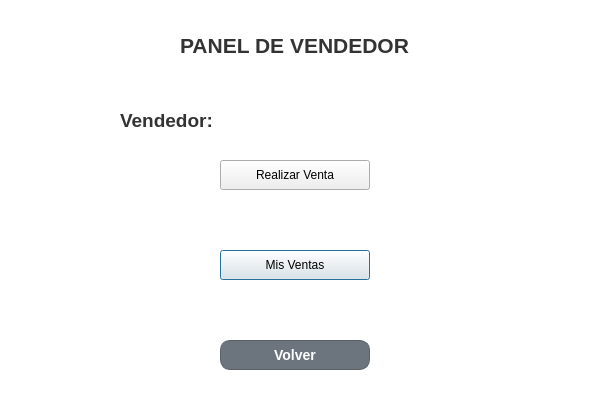
<?xml version="1.0" encoding="UTF-8"?>
<ui version="4.0">
 <class>Dialog</class>
 <widget class="QDialog" name="Dialog">
  <property name="geometry">
   <rect>
    <x>0</x>
    <y>0</y>
    <width>600</width>
    <height>420</height>
   </rect>
  </property>
  <property name="windowTitle">
   <string>Dialog</string>
  </property>
  <property name="styleSheet">
   <string notr="true">QDialog#Dialog {
background-color: #FFFFFF;
}
</string>
  </property>
  <widget class="QLabel" name="lblTitulo">
   <property name="geometry">
    <rect>
     <x>180</x>
     <y>30</y>
     <width>241</width>
     <height>31</height>
    </rect>
   </property>
   <property name="font">
    <font>
     <pointsize>16</pointsize>
     <weight>75</weight>
     <bold>true</bold>
    </font>
   </property>
   <property name="styleSheet">
    <string notr="true">color: #333333;</string>
   </property>
   <property name="text">
    <string>PANEL DE VENDEDOR</string>
   </property>
  </widget>
  <widget class="QLabel" name="lblUsuario">
   <property name="geometry">
    <rect>
     <x>120</x>
     <y>100</y>
     <width>250</width>
     <height>40</height>
    </rect>
   </property>
   <property name="font">
    <font>
     <pointsize>14</pointsize>
     <weight>75</weight>
     <bold>true</bold>
    </font>
   </property>
   <property name="whatsThis">
    <string>&lt;html&gt;&lt;head/&gt;&lt;body&gt;&lt;p&gt;&lt;span style=&quot; font-size:14pt; vertical-align:super;&quot;&gt;Vendedor:&lt;/span&gt;&lt;/p&gt;&lt;/body&gt;&lt;/html&gt;</string>
   </property>
   <property name="styleSheet">
    <string notr="true">color: #333333;</string>
   </property>
   <property name="text">
    <string>Vendedor:</string>
   </property>
  </widget>
  <widget class="QPushButton" name="btnVentas">
   <property name="geometry">
    <rect>
     <x>220</x>
     <y>250</y>
     <width>150</width>
     <height>30</height>
    </rect>
   </property>
   <property name="styleSheet">
    <string notr="true">QPushButton {
    background-color: #FF9100;
    color: white;
    border-radius: 10px;
    font-weight: bold;
    font-size: 14px;
    border: 1px solid #D47900;
}

QPushButton:hover {
    background-color: #E68200;
}

QPushButton:pressed {
    background-color: #CC7400;
}l</string>
   </property>
   <property name="text">
    <string>Mis Ventas</string>
   </property>
  </widget>
  <widget class="QPushButton" name="btnSalir">
   <property name="geometry">
    <rect>
     <x>220</x>
     <y>340</y>
     <width>150</width>
     <height>30</height>
    </rect>
   </property>
   <property name="styleSheet">
    <string notr="true">QPushButton {
    background-color: #6C757D;
    color: white;
    border-radius: 10px;
    font-weight: bold;
    font-size: 14px;
    border: 1px solid #5A6268;
}

QPushButton:hover {
    background-color: #5A6268;
}

QPushButton:pressed {
    background-color: #4E555B;
}</string>
   </property>
   <property name="text">
    <string>Volver</string>
   </property>
  </widget>
  <widget class="QPushButton" name="btnRealizarVenta">
   <property name="geometry">
    <rect>
     <x>220</x>
     <y>160</y>
     <width>150</width>
     <height>30</height>
    </rect>
   </property>
   <property name="styleSheet">
    <string notr="true">QPushButton {
    background-color: #FF9100;
    color: white;
    border-radius: 10px;
    font-weight: bold;
    font-size: 14px;
    border: 1px solid #D47900;
}

QPushButton:hover {
    background-color: #E68200;
}

QPushButton:pressed {
    background-color: #CC7400;
}l</string>
   </property>
   <property name="text">
    <string>Realizar Venta</string>
   </property>
  </widget>
 </widget>
 <resources/>
 <connections/>
</ui>
